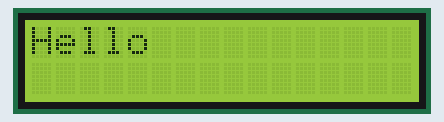
Simulated run of this sketch. Board: Arduino Uno, built for the host (arithmetic inside an expression is 32-bit, double 64-bit). Shown: 16×2 character LCD.

Above: at 0.1 s.
At 0.6 s:
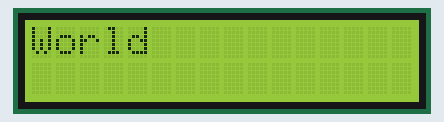

The sketch:

display.ino
```cpp
/*
 * $OpenBSD: template.ino,v 1.1 2012/04/24 06:37:32 jasper Exp $
 *
 * Arduino projects run something like this:
 *	main() {
 *		init(); // arduino private setup
 *		setup(); // your setup goes here
 *		while(1) {
 *			loop(); // your main loop
 *		}
 *	}
 *
 * Arduino reference is at /usr/local/share/doc/arduino/reference/
 */

#ifdef __cplusplus
extern "C" {
#endif

#include <Wire.h>
#include <LCD.h>
#include <LiquidCrystal_I2C.h>

#define I2C_ADDR 0x27
#define BACKLIGHT_PIN 3
#define En_pin  2
#define Rw_pin  1
#define Rs_pin  0
#define D4_pin  4
#define D5_pin  5
#define D6_pin  6
#define D7_pin  7

int n = 1;

LiquidCrystal_I2C lcd(I2C_ADDR,
                      En_pin,
                      Rw_pin,
                      Rs_pin,
                      D4_pin,
                      D5_pin,
                      D6_pin,
                      D7_pin);

void setup(void) {
    lcd.begin (16,2); /* 16x2 LCD */

    /* backlight on */
    lcd.setBacklightPin(BACKLIGHT_PIN, POSITIVE);
    lcd.setBacklight(HIGH);
    lcd.home();

    //lcd.print("Hello World");

    /* your code here */
    return;
}

void loop(void) {
    lcd.setCursor(0, 0);
    lcd.print("Hello");
    delay(500);
    lcd.setCursor(0, 0);
    lcd.print("World");
    delay(500);

    //lcd.setCursor(0, 1);
    //lcd.print(n++, DEC);
    //lcd.setBacklight(HIGH);

    /* more of your code here */
    return ;
}

#ifdef __cplusplus
}
#endif
```

Measured:
- what the display in image 1 shows lasts 0.5 s, from 0.6 s to 1.1 s
